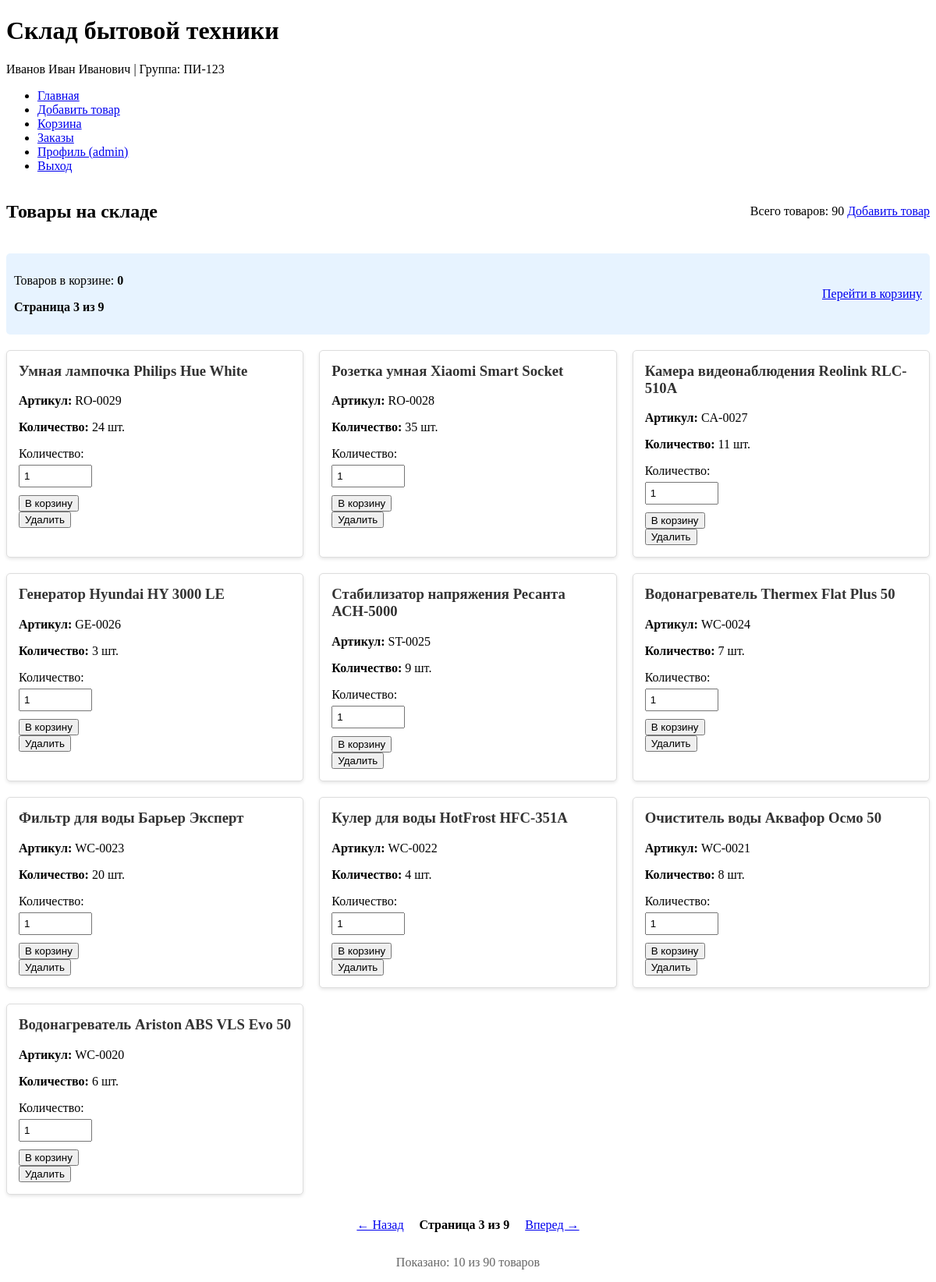
The page /?page=3 (signed in) on the database its author committed.
### models/models.py (models this page shows, shortened)
class User(db.Model):
    id = db.Column(db.Integer, primary_key=True)
    username = db.Column(db.String(80), unique=True, nullable=False)
    password_hash = db.Column(db.String(120), nullable=False)
    role = db.Column(db.String(20), default='storekeeper')  # Для возможного расширения

class Product(db.Model):
    id = db.Column(db.Integer, primary_key=True)
    article = db.Column(db.String(50), unique=True, nullable=False)
    name = db.Column(db.String(200), nullable=False)
    quantity = db.Column(db.Integer, nullable=False, default=0)
    orders = db.relationship('OrderItem', backref='product', lazy=True)

### app.py (the view)
@app.route('/')
@login_required
def index():
    page = request.args.get('page', 1, type=int)
    per_page = app.config['ITEMS_PER_PAGE']  # 50 товаров на странице
    pagination = Product.query.order_by(Product.id.desc()).paginate(
        page=page, per_page=per_page, error_out=False
    )
    products = pagination.items
    cart_count = sum(session.get('cart', {}).values()) if 'cart' in session else 0
    return render_template('index.html',
                         products=products,
                         pagination=pagination,
                         cart_count=cart_count)

### app.py (called while the page is built)
def login_required(f):
    @wraps(f)
    def decorated_function(*args, **kwargs):
        if 'user_id' not in session:
            return redirect(url_for('login', next=request.url))
        return f(*args, **kwargs)
    return decorated_function

@app.context_processor
def inject_user_info():
    student_info = {
        'fio': 'Иванов Иван Иванович',
        'group': 'ПИ-123'
    }
    user_info = {}
    if 'user_id' in session:
        user = User.query.get(session['user_id'])
        if user:
            user_info = {
                'username': user.username,
                'role': user.role
            }
    return dict(student_info=student_info, user_info=user_info)

### templates/index.html (shortened to what this page needs)
{% extends "base.html" %}
{% block content %}
<div class="page-header">
    <h2>Товары на складе</h2>
    <div class="header-actions">
        <span class="total-products">Всего товаров: {{ pagination.total }}</span>
        <a href="{{ url_for('add_product') }}" class="btn">Добавить товар</a>
    </div>
</div>
<div class="cart-info">
    <div>
        <p>Товаров в корзине: <strong>{{ cart_count }}</strong></p>
        <p class="page-info">Страница {{ pagination.page }} из {{ pagination.pages }}</p>
    </div>
    <a href="{{ url_for('view_cart') }}" class="btn btn-secondary">Перейти в корзину</a>
</div>
<div class="products-grid">
    {% for product in products %}
    <div class="product-card">
        <h3>{{ product.name }}</h3>
        <p><strong>Артикул:</strong> {{ product.article }}</p>
        <p><strong>Количество:</strong> {{ product.quantity }} шт.</p>
        {% if product.quantity > 0 %}
        <form method="POST" action="{{ url_for('add_to_cart') }}">
            <div class="quantity-control">
                <label for="quantity_{{ product.id }}">Количество:</label>
                <input type="number" name="quantity" id="quantity_{{ product.id }}"
                       value="1" min="1" max="{{ product.quantity }}" required>
            </div>
            <button type="submit" class="btn btn-primary">В корзину</button>
        </form>
        {% else %}
        <p class="out-of-stock">Нет в наличии</p>
        {% endif %}
        <form action="{{ url_for('delete_product', product_id=product.id) }}" method="POST" style="display: inline;">
            <button type="submit" class="btn btn-danger btn-sm"
                    onclick="return confirm('Вы уверены, что хотите удалить этот товар?')">
                Удалить
            </button>
        </form>
    </div>
    {% endfor %}
</div>
{% if pagination.pages > 1 %}
<div class="pagination">
    {% if pagination.has_prev %}
    <a href="{{ url_for('index', page=pagination.prev_num) }}" class="btn">← Назад</a>
    {% endif %}
    <span class="page-info">Страница {{ pagination.page }} из {{ pagination.pages }}</span>
    {% if pagination.has_next %}
    <a href="{{ url_for('index', page=pagination.next_num) }}" class="btn">Вперед →</a>
    {% endif %}
</div>
{% endif %}
<div class="pagination-info">
    <p>Показано: {{ products|length }} из {{ pagination.total }} товаров</p>
</div>
{% endblock %}

### templates/layout/navbar.html (shortened to what this page needs)
<nav class="navbar">
    <div class="container">
        <ul class="nav-menu">
            {% if user_info %}
                <li><a href="{{ url_for('index') }}">Главная</a></li>
                <li><a href="{{ url_for('add_product') }}">Добавить товар</a></li>
                <li><a href="{{ url_for('view_cart') }}">Корзина
                </a></li>
                <li><a href="{{ url_for('view_orders') }}">Заказы</a></li>
                <li><a href="{{ url_for('profile') }}">Профиль ({{ user_info.username }})</a></li>
                <li><a href="{{ url_for('logout') }}">Выход</a></li>
            {% else %}
                <li><a href="{{ url_for('login') }}">Вход</a></li>
                <li><a href="{{ url_for('register') }}">Регистрация</a></li>
            {% endif %}
        </ul>
    </div>
</nav>

### static/css/style.css (style rules this page uses)
.page-header { display: flex; justify-content: space-between; align-items: center; margin-bottom: 20px; }
.products-grid { display: grid; grid-template-columns: repeat(auto-fill, minmax(300px, 1fr)); gap: 20px; margin: 20px 0; }
.product-card { border: 1px solid #ddd; border-radius: 5px; padding: 15px; background-color: #fff; box-shadow: 0 2px 4px rgba(0,0,0,0.1); }
.product-card h3 { margin-top: 0; color: #333; }
.quantity-control { margin: 10px 0; }
.quantity-control label { display: block; margin-bottom: 5px; }
.quantity-control input { width: 80px; padding: 5px; }
.pagination { display: flex; justify-content: center; align-items: center; gap: 15px; margin-top: 30px; }
.cart-info { padding: 10px; background-color: #e7f3ff; border-radius: 5px; margin-bottom: 20px; display: flex; justify-content: space-between; align-items: center; }

### templates/index.html (style rules this page uses)
.pagination { display: flex; justify-content: center; align-items: center; gap: 20px; margin: 30px 0; }
.page-info { font-weight: bold; }
.pagination-info { text-align: center; color: #666; margin-top: 20px; }

### rows shown on the page
User: username "admin"
Product: name "Умная лампочка Philips Hue White", article "RO-0029", quantity "24"
Product: name "Розетка умная Xiaomi Smart Socket", article "RO-0028", quantity "35"
Product: name "Камера видеонаблюдения Reolink RLC-510A", article "CA-0027", quantity "11"
Product: name "Генератор Hyundai HY 3000 LE", article "GE-0026", quantity "3"
Product: name "Стабилизатор напряжения Ресанта АСН-5000", article "ST-0025", quantity "9"
Product: name "Водонагреватель Thermex Flat Plus 50", article "WC-0024", quantity "7"
Product: name "Фильтр для воды Барьер Эксперт", article "WC-0023", quantity "20"
Product: name "Кулер для воды HotFrost HFC-351A", article "WC-0022", quantity "4"
Product: name "Очиститель воды Аквафор Осмо 50", article "WC-0021", quantity "8"
Product: name "Водонагреватель Ariston ABS VLS Evo 50", article "WC-0020", quantity "6"

### other values the page prints
{{ student_info.fio }} "Иванов Иван Иванович"
{{ student_info.group }} "ПИ-123"
{{ pagination.total }} "90"
{{ cart_count }} "0"
{{ pagination.page }} "3"
{{ pagination.pages }} "9"
{{ products|length }} "10"
